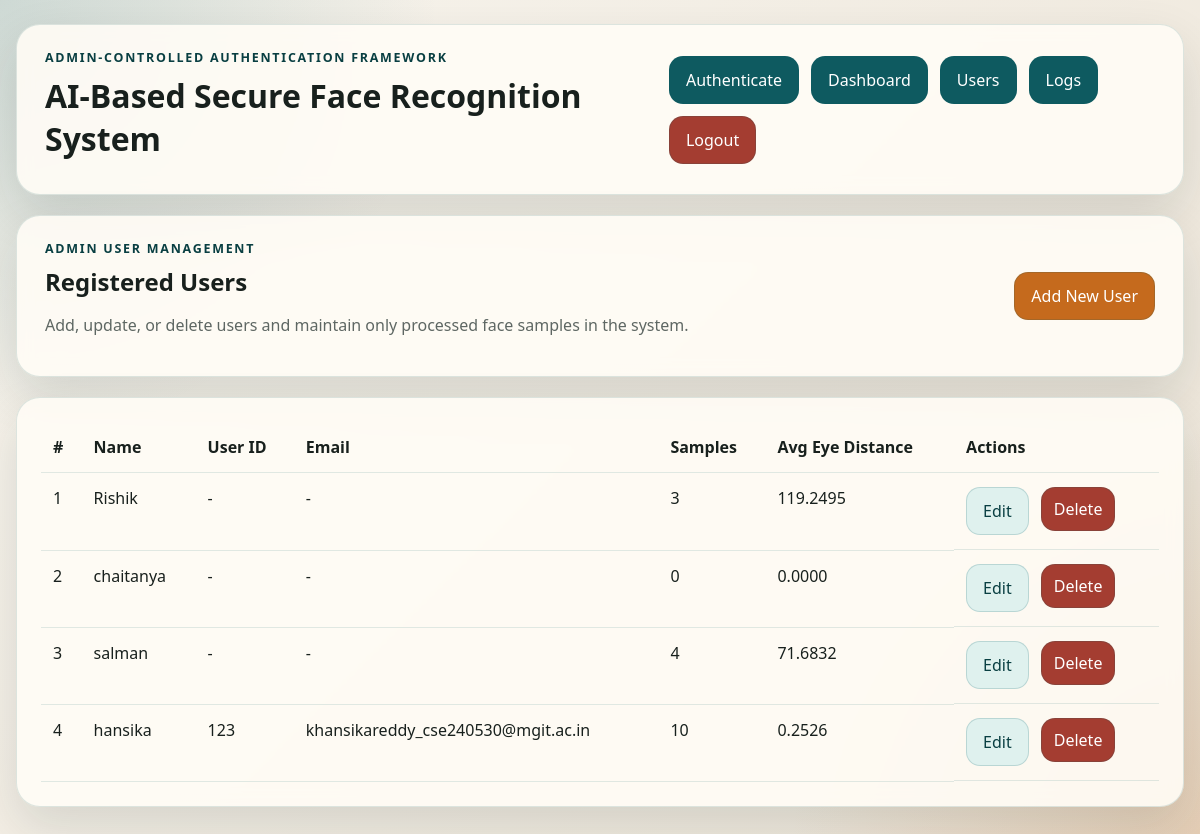
/admin/users/ (signed in), run on an earlier commit of the app's database.
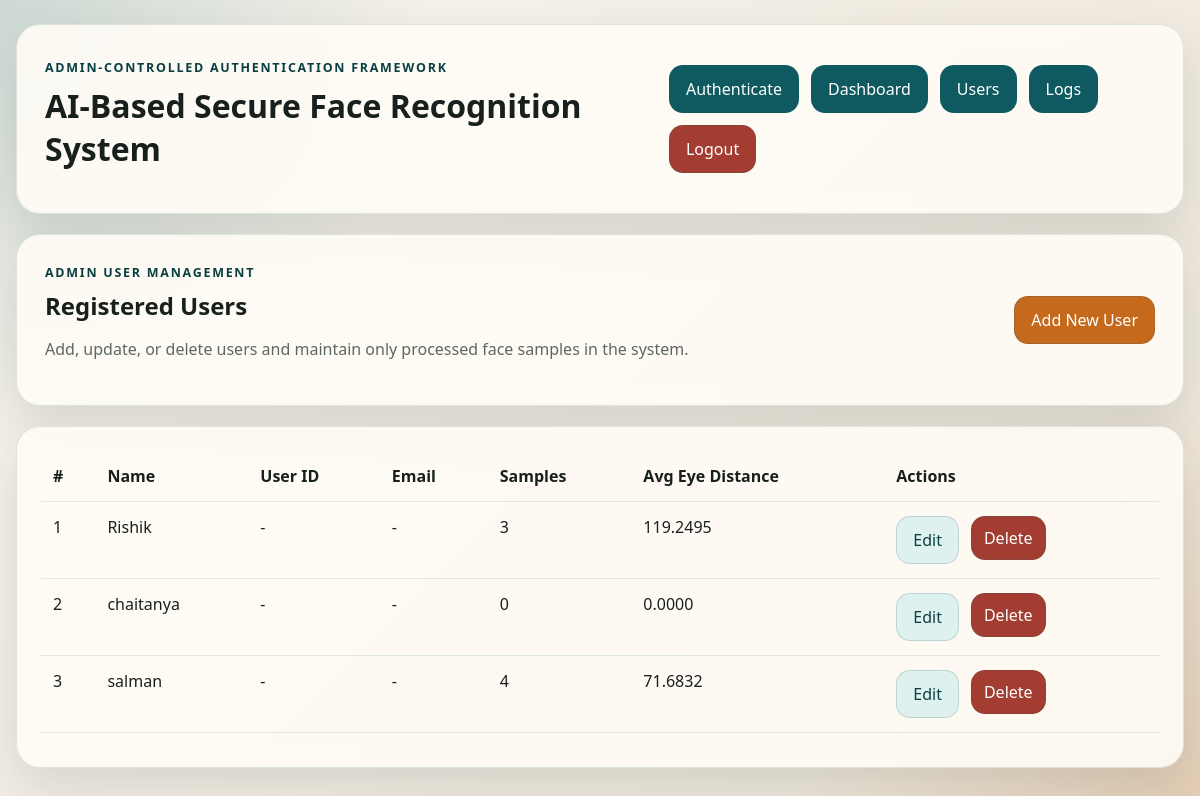
And on a later commit of the database.
### tables this page shows
CREATE TABLE users (
                id INTEGER PRIMARY KEY AUTOINCREMENT,
                name TEXT NOT NULL UNIQUE,
                image_path TEXT NOT NULL,
                features TEXT
            , person_identifier TEXT, email TEXT, average_eye_distance REAL NOT NULL DEFAULT 0, created_at TEXT, updated_at TEXT);

### user_routes.py (the view)
@user_bp.route("/")
@admin_required
def list_users():
    return render_template("admin_users.html", users=get_all_users(), model_summary=get_model_summary())

### app.py (called while the page is built)
@app.before_request
def startup() -> None:
    init_db()

@app.context_processor
def inject_global_template_data():
    admin = None
    if session.get("admin_id"):
        admin = get_admin_by_id(int(session["admin_id"]))
    return {
        "current_admin": admin,
        "admin_logged_in": admin is not None,
        "admin_exists": count_admins() > 0,
    }

### auth_utils.py (called while the page is built)
def admin_required(view_func):
    @wraps(view_func)
    def wrapped(*args, **kwargs):
        if not session.get("admin_id"):
            flash("Please log in to continue.", "error")
            return redirect(url_for("admin.login"))
        return view_func(*args, **kwargs)
    return wrapped

### db.py (called while the page is built)
def get_connection() -> sqlite3.Connection:
    conn = sqlite3.connect(DB_PATH)
    conn.row_factory = sqlite3.Row
    conn.execute("PRAGMA foreign_keys = ON")
    return conn

def table_exists(conn: sqlite3.Connection, table_name: str) -> bool:
    row = conn.execute(
        "SELECT name FROM sqlite_master WHERE type = 'table' AND name = ?",
        (table_name,),
    ).fetchone()
    return row is not None

def column_exists(conn: sqlite3.Connection, table_name: str, column_name: str) -> bool:
    columns = conn.execute(f"PRAGMA table_info({table_name})").fetchall()
    return any(column["name"] == column_name for column in columns)

def ensure_column(conn: sqlite3.Connection, table_name: str, column_definition: str) -> None:
    column_name = column_definition.split()[0]
    if not column_exists(conn, table_name, column_name):
        conn.execute(f"ALTER TABLE {table_name} ADD COLUMN {column_definition}")

def count_admins(conn: Optional[sqlite3.Connection] = None) -> int:
    should_close = conn is None
    conn = conn or get_connection()
    count = conn.execute("SELECT COUNT(*) AS count FROM admins").fetchone()["count"]
    if should_close:
        conn.close()
    return int(count)

def get_admin_by_id(admin_id: int) -> Optional[Dict[str, Any]]:
    conn = get_connection()
    row = conn.execute(
        "SELECT id, username, created_at FROM admins WHERE id = ?",
        (admin_id,),
    ).fetchone()
    conn.close()
    if not row:
        return None
    return dict(row)

### face_utils.py (called while the page is built)
def load_model() -> Optional[Dict[str, Any]]:
    if not os.path.exists(MODEL_PATH):
        return None
    with open(MODEL_PATH, "rb") as model_file:
        return pickle.load(model_file)

### templates/admin_users.html (shortened to what this page needs)
{% extends "base.html" %}
{% block content %}
<section class="hero-card">
    <div>
        <div class="eyebrow">Admin User Management</div>
        <h2>Registered Users</h2>
        <p class="helper-text">Add, update, or delete users and maintain only processed face samples in the system.</p>
    </div>
    <a href="{{ url_for('user_admin.create') }}" class="link-button secondary-link">Add New User</a>
</section>
<section class="panel">
    <div class="table-wrapper">
        <table>
            <thead>
                <tr>
                    <th>#</th>
                    <th>Name</th>
                    <th>User ID</th>
                    <th>Email</th>
                    <th>Samples</th>
                    <th>Avg Eye Distance</th>
                    <th>Actions</th>
                </tr>
            </thead>
            <tbody>
                {% for user in users %}
                <tr>
                    <td>{{ loop.index }}</td>
                    <td>{{ user.name }}</td>
                    <td>{{ user.person_identifier or "-" }}</td>
                    <td>{{ user.email or "-" }}</td>
                    <td>{{ user.sample_count }}</td>
                    <td>{{ "%.4f"|format(user.average_eye_distance) }}</td>
                    <td class="actions-cell">
                        <a href="{{ url_for('user_admin.edit', user_id=user.id) }}" class="mini-link">Edit</a>
                        <form method="post" action="{{ url_for('user_admin.delete', user_id=user.id) }}" onsubmit="return confirm('Delete {{ user.name }} and all processed face samples?');">
                            <button type="submit" class="danger mini-button">Delete</button>
                        </form>
                    </td>
                </tr>
                {% else %}
                <tr>
                    <td colspan="7">No users registered yet.</td>
                </tr>
                {% endfor %}
            </tbody>
        </table>
    </div>
</section>
{% endblock %}

### templates/base.html (shortened to what this page needs)
<!DOCTYPE html>
<html lang="en">
<head>
    <link rel="stylesheet" href="{{ url_for('static', filename='css/styles.css') }}">
</head>
<body class="app-body">
    <header class="topbar">
        <div>
            <div class="eyebrow">Admin-Controlled Authentication Framework</div>
            <h1 class="topbar-title">AI-Based Secure Face Recognition System</h1>
        </div>
        <nav class="nav-links">
            <a href="{{ url_for('recognition.authenticate') }}" class="link-button">Authenticate</a>
            {% if admin_logged_in %}
            <a href="{{ url_for('admin.dashboard') }}" class="link-button">Dashboard</a>
            <a href="{{ url_for('user_admin.list_users') }}" class="link-button">Users</a>
            <a href="{{ url_for('admin.logs') }}" class="link-button">Logs</a>
            <a href="{{ url_for('admin.logout') }}" class="link-button danger-link">Logout</a>
            {% elif admin_exists %}
            <a href="{{ url_for('admin.login') }}" class="link-button secondary-link">Admin Login</a>
            {% else %}
            <a href="{{ url_for('admin.setup') }}" class="link-button secondary-link">Create Admin</a>
            {% endif %}
        </nav>
    </header>
    <main class="page-shell">
        {% block content %}{% endblock %}
    </main>
</body>
</html>

### static/css/styles.css (style rules this page uses)
:root { --bg: #f3efe6; --panel: rgba(255, 252, 246, 0.9); --panel-strong: #fffaf2; --ink: #18201d; --muted: #5e6763; --accent: #0e5a60; --accent-strong: #093f42; --accent-soft: #dff1ee; --secondary: #c56a1d; --danger: #a43d31; --danger-soft: #ffe7e2; --shadow: 0 20px 50px rgba(12, 35, 34, 0.12); --border: rgba(14, 90, 96, 0.14); --radius: 24px; }
* { box-sizing: border-box; }
body { margin: 0; min-height: 100vh; color: var(--ink); font-family: "Segoe UI", Tahoma, Geneva, Verdana, sans-serif; background: radial-gradient(circle at top left, rgba(14, 90, 96, 0.18), transparent 30%), radial-gradient(circle at bottom right, rgba(197, 106, 29, 0.18), transparent 28%), linear-gradient(135deg, #f8f5ee 0%, #ece4d7 100%); }
a { color: inherit; text-decoration: none; }
.app-body { display: grid; gap: 20px; }
.page-shell { width: min(1180px, calc(100% - 32px)); margin: 0 auto 32px; display: grid; gap: 20px; }
.topbar, .hero-card, .panel, .auth-card { background: var(--panel); border: 1px solid var(--border); border-radius: var(--radius); box-shadow: var(--shadow); backdrop-filter: blur(8px); }
.topbar { width: min(1180px, calc(100% - 32px)); margin: 24px auto 0; padding: 24px 28px; display: flex; justify-content: space-between; align-items: center; gap: 16px; }
.topbar-title, .hero-card h2, .panel h3, .auth-card h2 { margin: 8px 0 10px; }
.eyebrow { text-transform: uppercase; letter-spacing: 0.14em; font-size: 0.78rem; font-weight: 700; color: var(--accent-strong); }
.helper-text, .metric-list span, .compact-log-item small { color: var(--muted); }
.nav-links, .capture-toolbar, .metric-badge-group, .actions-cell, .auth-actions, .card-grid { display: flex; flex-wrap: wrap; gap: 12px; }
.hero-card { padding: 24px 28px; display: flex; justify-content: space-between; align-items: center; gap: 20px; }
.panel { padding: 24px; }
input, button, .link-button, .mini-link, .mini-button { border-radius: 14px; border: 1px solid rgba(14, 90, 96, 0.18); font: inherit; padding: 12px 16px; }
button, .link-button, .mini-button { background: var(--accent); color: #fff; cursor: pointer; transition: transform 0.16s ease, opacity 0.16s ease, background 0.16s ease; }
button.secondary, .secondary-link { background: var(--secondary); }
button.danger, .danger-link, .mini-button.danger { background: var(--danger); }
.mini-link { display: inline-flex; align-items: center; justify-content: center; background: var(--accent-soft); color: var(--accent-strong); }
.mini-button { padding: 10px 12px; }
.table-wrapper { overflow-x: auto; }
table { width: 100%; border-collapse: collapse; }
th, td { text-align: left; padding: 14px 12px; border-bottom: 1px solid rgba(14, 90, 96, 0.12); vertical-align: top; }
.actions-cell form { margin: 0; }

What changed in the data, as far as the page shows it:
removed users: name "hansika", person_identifier "123", email "khansikareddy_cse240530@mgit.ac.in", sample_count "10", average_eye_distance "0.2526"
